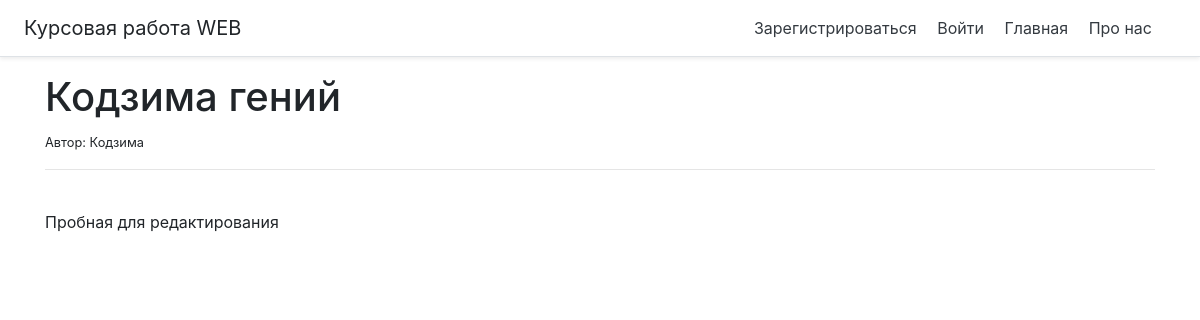
Screenshot of /details/3 with the database file from the repository.
### main/models.py (models this page shows, shortened)
class Podcast(models.Model):
    title = models.CharField('Название', max_length=50)
    descript = models.TextField('Описание')
    author = models.TextField('Автор', max_length=50, default='Неизвестен')
    category = models.ForeignKey(Category, null=True, on_delete=models.CASCADE)
    post_date = models.DateField(null=True, auto_now_add=True)
    file = models.FileField(blank=True)
    duration = models.FloatField(default=0)
    image = models.ImageField(upload_to='podcasts', blank=True)
    listened = models.IntegerField(default=0)
    likes = models.IntegerField(default=0)
    class Meta:
        verbose_name = 'Подкаст'
        verbose_name_plural = 'Подкасты'

### main/views.py (the view)
# urls.py: path('details/<int:pk>', views.detail_view.as_view(), name='details'),
class detail_view(DetailView):
    model = Podcast
    template_name = 'main/details.html'

### main/templates/main/details.html (shortened to what this page needs)
{% extends 'main/base.html' %}
{% block content %}
    <h1>{{podcast.title}}</h1>
    <small>Автор: {{podcast.author}}</small><br/>
    <hr>
    <br/> {{podcast.descript}}
{% endblock %}

### rows the page displays
Podcast: title "Кодзима гений", author "Кодзима", descript "Пробная для редактирования"
